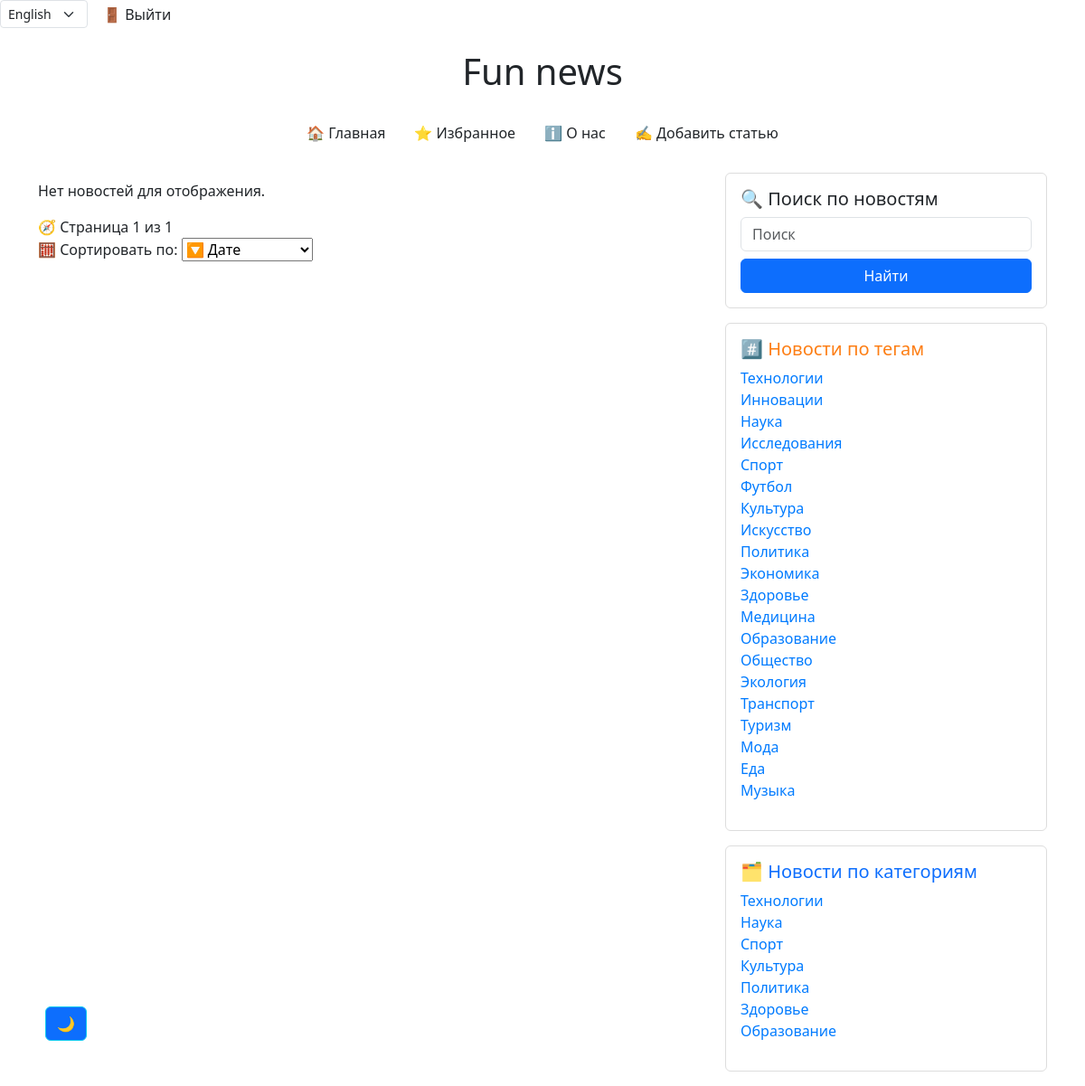
The app's page /profiles/user_articles/ (signed in), older data.
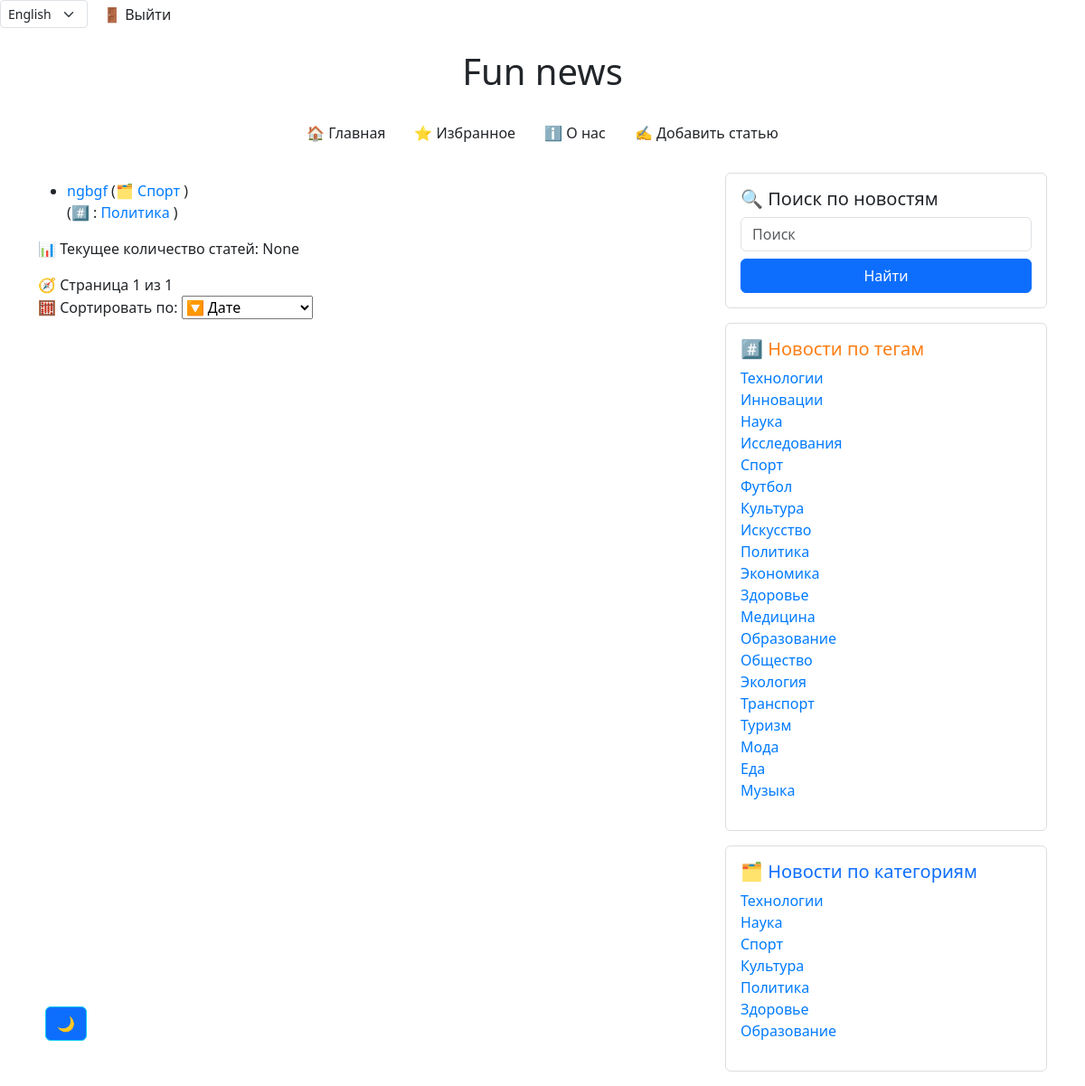
The same page, newer data.
### news/models.py (models this page shows, shortened)
class Tag(models.Model):
    name = models.CharField(max_length=255, unique=True)
    class Meta:
        verbose_name = 'Тег'  # единственное число для отображения в админке
        verbose_name_plural = 'Теги'  # мн. число для отображения в админке

class Category(models.Model):
    name = models.CharField(max_length=255, unique=True)
    class Meta:
        verbose_name = 'Категория'  # единственное число для отображения в админке
        verbose_name_plural = 'Категории'  # мн. число для отображения в админке

class Article(models.Model):
    title = models.CharField(max_length=255, verbose_name='Заголовок')
    content = models.TextField(verbose_name='Содержание')
    publication_date = models.DateTimeField(default=timezone.now, verbose_name='Дата публикации')
    views = models.IntegerField(default=0, verbose_name='Просмотры')
    category = models.ForeignKey("Category", on_delete=models.CASCADE, verbose_name='Категория', blank=True,
                              null=True)
    tags = models.ManyToManyField("Tag", related_name='articles', verbose_name='Теги', blank=True)
    likes_count = models.IntegerField(default=0)
    favourites_count = models.IntegerField(default=0)
    is_active = models.BooleanField(default=True,  verbose_name='Теги')
    slug = models.SlugField(blank=True, null=True, unique=True)
    image = models.ImageField(upload_to='articles/%Y/%m/%d/',
                              validators=[FileExtensionValidator(['jpg', 'jpeg', 'png', 'jpeg'])],
                              blank=True,
                              null=True)
    author = models.ForeignKey(get_user_model(), on_delete=models.SET_NULL, null=True,
                               default=None, verbose_name='Author')
    class Meta:
        verbose_name = 'Статья'
        verbose_name_plural = 'Статьи'
        ordering = ['-publication_date']
        permissions = [
        ('publish_article', 'Publish Article'),
            ('make_active', 'Make Active'),
        ]

### profiles/views.py (the view)
# urls.py: path('user_articles/', user_articles, name='user_articles'),
def user_articles(request):
    username = request.user.username
    all_tags = Tag.objects.all()
    all_categories = Category.objects.all()
    user_articles = Article.objects.filter(author_id=request.user.id)
    news_list = Article.objects.filter(is_active=True, author_id=request.user.id)
    paginator = Paginator(news_list, 10)  # 10 статей на страницу
    page_number = request.GET.get('page')
    page_obj = paginator.get_page(page_number)
    context = {
        'username': username,
        'all_tags': all_tags,
        'all_categories': all_categories,
        'user_articles': user_articles,
        'page_obj': page_obj,
    }
    return render(request, 'news/catalog.html', context=context)

### news/context_processors.py (called while the page is built)
def global_settings(request):
    if cache.get('favourite_count') is None:
        cache.set('favourite_count', Favourite.objects.count(), 60 * 15)
    if cache.get('like_count') is None:
        cache.set('like_count', Like.objects.count(), 60 * 15)
    if cache.get('articles_count') is None:
        cache.set('articles_count', Article.objects.count(), 60 * 15)
    if cache.get('all_tags_count') is None:
        cache.set('all_tags_count', Tag.objects.count(), 60 * 15)
    if cache.get('all_categories_count') is None:
        cache.set('all_categories_count', Category.objects.count(), 60 * 15)
    return {
        'favourites_count': cache.get('favourite_count'),
        'likes_count': cache.get('like_count'),
        'articles_count': cache.get('articles_count'),
    }

### news/templates/news/catalog.html (shortened to what this page needs)
{% extends 'news/base.html' %}
{% load i18n %}
    {% block content %}
    <section class="news">
        {% if page_obj %}
            <ul>
                {% for item in page_obj %}
                    <li>
                        <a href="{% url 'news:article_detail' slug=item.slug %}">{{ item.title }}</a>
                        {% if item.category %}
                            <span class="category">
                                ({% trans '🗂️' %}
                                <a href="{% url 'news:news_by_category' item.category.name %}">
                                    {{ item.category.name }}
                                </a>)
                            </span>
                        {% endif %}
                        <br>
                        {% if item.tags.all %}
                            <span class="tags">
                                ({% trans '#️⃣ :' %}
                                {% for tag in item.tags.all %}
                                    <a href="{% url 'news:news_by_tag' tag.name %}">{{ tag.name }}</a>{% if not forloop.last %}, {% endif %}
                                {% endfor %}
                                )
                            </span>
                        {% endif %}
                    </li>
                {% endfor %}
            </ul>
            <p>{% trans '📊 Текущее количество статей:' %} {{ articles_count }}</p>
        {% else %}
            <p>{% trans 'Нет новостей для отображения.' %} </p>
        {% endif %}
        <div class="pagination">
            <span class="step-links">
                <span class="current-page">
                    {% trans '🧭 Страница' %} {{ page_obj.number }} из {{ page_obj.paginator.num_pages }}
                </span>
            </span>
        </div>
        <form method="get" class="mb-4">
        <label for="sort">{% trans '🧮 Сортировать по:' %} </label>
        <select name="sort" id="sort" onchange="this.form.submit()">
        <option value="date" {% if sort == "date" %}selected{% endif %}>{% trans '🔽 Дате' %} </option>
        </select>
        </form>
    </section>
    {% endblock %}

### news/templates/news/base.html (shortened to what the changed rows need)
{% load static %}
{% load i18n %}
<!DOCTYPE html>
<html lang="ru">
<head>
    <link href="https://cdn.jsdelivr.net/npm/bootstrap@5.3.0/dist/css/bootstrap.min.css" rel="stylesheet">
    <link href="https://cdn.jsdelivr.net/npm/aos@2.3.4/dist/aos.css" rel="stylesheet">
    <link rel="stylesheet" href="https://unpkg.com/leaflet@1.9.4/dist/leaflet.css"/>
    <link rel="stylesheet" type="text/css" href="{% static 'css/style.css' %}">
</head>
<body>
        {% get_current_language as LANGUAGE_CODE %}
            {% get_available_languages as LANGUAGES %}
    <div class="container mt-4">
    <h1 class="text-center mb-4">Fun news</h1>
    <div class="row">
    <div class="col-md-8">
        {% block content %}{% endblock %}
    </div>
    {% if user.is_authenticated %}
    {% if all_tags and all_categories %}
    <aside class="col-md-4">
        <div class="card mb-3 p-3">
            {% if all_tags %}
                <ul class="list-unstyled">
                    {% for tag in all_tags %}
                        <li><a href="{% url 'news:news_by_tag' tag.name %}">{{ tag.name }}</a></li>
                    {% endfor %}
                </ul>
            {% else %}
                <p>{% trans '😕 Нет доступных тегов.' %}</p>
            {% endif %}
        </div>
        <div class="card mb-3 p-3">
            {% if all_categories %}
                <ul class="list-unstyled">
                    {% for category in all_categories %}
                        <li><a href="{% url 'news:news_by_category' category.name %}">{{ category.name }}</a></li>
                    {% endfor %}
                </ul>
            {% else %}
                <p>{% trans '😕 Нет доступных категорий.' %}</p>
            {% endif %}
            {% endif %}
        </div>
    </aside>
  {%  endif %}
    </div>
    </div>
</body>
</html>

Row changes from the older to the newer data that the page shows:
added Article: title "ngbgf", category.name "Спорт", Tag (name "Политика")
Text that changed along with them:
{{ articles_count }}: (not shown) → "None"
text no longer shown: "Нет новостей для отображения."
text now shown: "📊 Текущее количество статей:"
